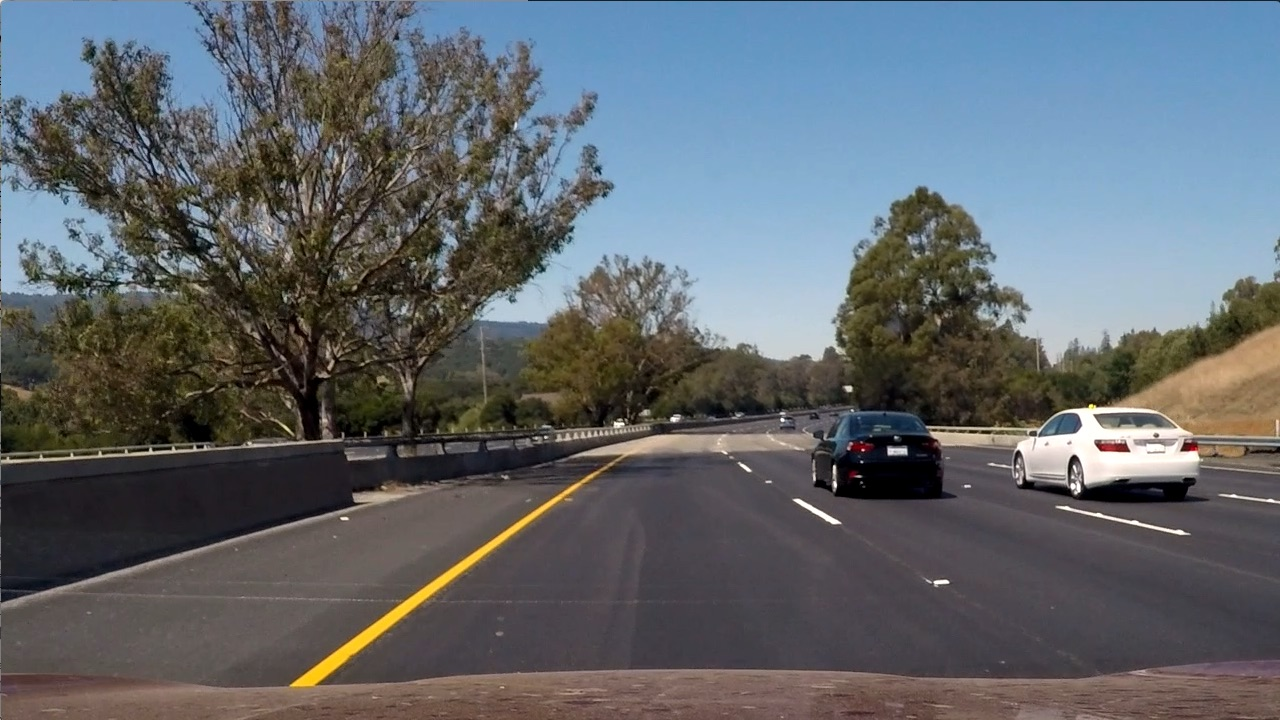
#> input picture self-driving-car-engineer/p02-lane_detection_advanced/labs/gradients_and_color_spaces/hls_and_color_thresholds/test6.jpeg, 1280 x 720 px
$ python hls_and_color_thresholds.py
#> lines starting #> are read from the running program, lines starting #| are printed output that depends on the picture
"""
# !/usr/bin/env python
# -*- coding: utf-8 -*-
@Time        : 2022/2/28 22:06
@Author      : shengdl999links@gmail.com
@ProjectName : self-driving-car-engineer
@File        : hls_and_color_thresholds.py
"""

import numpy as np
import cv2
import matplotlib.pyplot as plt
import matplotlib.image as mpimg

image = mpimg.imread('test6.jpeg')
#> image is the input picture: shape (720, 1280, 3); mean R, G, B 97, 102.6, 107.9
thresh = (180, 255)
gray = cv2.cvtColor(image, cv2.COLOR_RGB2GRAY)
binary = np.zeros_like(gray)
binary[(gray > thresh[0]) & (gray <= thresh[1])] = 1


# Plot the result
f, (ax1, ax2) = plt.subplots(1, 2, figsize=(24, 9))
f.tight_layout()
ax1.imshow(gray, cmap='gray')
ax1.set_title('Gray', fontsize=50)

ax2.imshow(binary, cmap='gray')
ax2.set_title('Gray Binary', fontsize=50)

plt.subplots_adjust(left=0., right=1, top=0.9, bottom=0.)
plt.show()

R = image[:, :, 0]
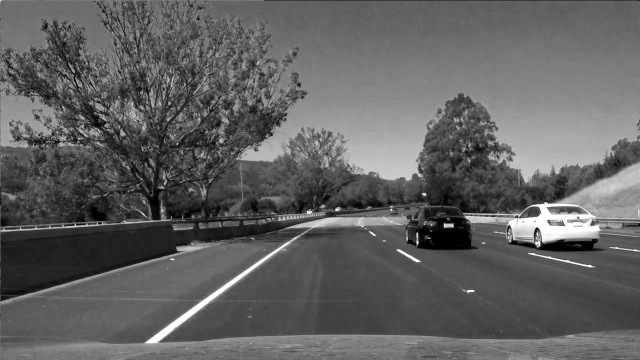
#> R: shape (720, 1280) (shown at 1/2 size); min 0, max 255, mean 97
G = image[:, :, 1]
B = image[:, :, 2]
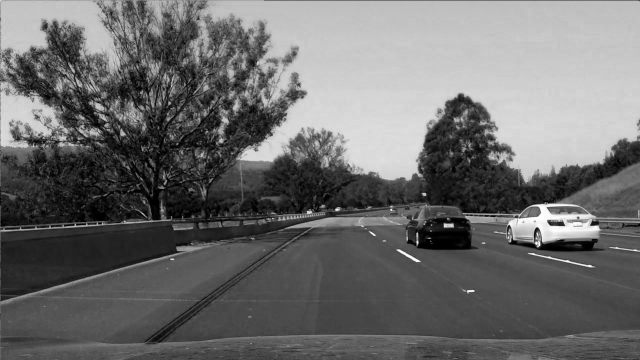
#> B: shape (720, 1280) (shown at 1/2 size); min 0, max 255, mean 107.9

f, (ax1, ax2, ax3) = plt.subplots(1, 3, figsize=(24, 9))
f.tight_layout()
ax1.imshow(R, cmap='gray')
ax1.set_title('R', fontsize=50)

ax2.imshow(G, cmap='gray')
ax2.set_title('G', fontsize=50)

ax3.imshow(B, cmap='gray')
ax3.set_title('B', fontsize=50)

plt.subplots_adjust(left=0., right=1, top=0.9, bottom=0.)
plt.show()


# The R channel does a reasonable job of highlighting the lines,
# and you can apply a similar threshold to find lane-line pixels:
thresh = (200, 255)
binary = np.zeros_like(R)
binary[(R > thresh[0]) & (R <= thresh[1])] = 1


f, (ax1, ax2) = plt.subplots(1, 2, figsize=(24, 9))
f.tight_layout()
ax1.imshow(R, cmap='gray')
ax1.set_title('R Channel', fontsize=50)

ax2.imshow(binary, cmap='gray')
ax2.set_title('R Channel Binary', fontsize=50)

plt.subplots_adjust(left=0., right=1, top=0.9, bottom=0.)
plt.show()


hls = cv2.cvtColor(image, cv2.COLOR_RGB2HLS)
#> hls: shape (720, 1280, 3); mean of channels 0, 1, 2 76.7, 102.2, 57.5
H = hls[:, :, 0]
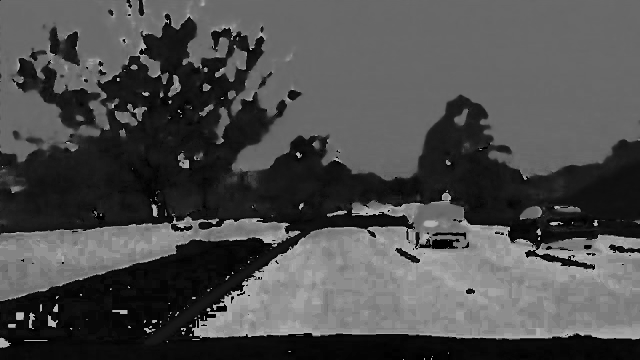
#> H: shape (720, 1280) (shown at 1/2 size); min 0, max 180, mean 76.7
L = hls[:, :, 1]
S = hls[:, :, 2]
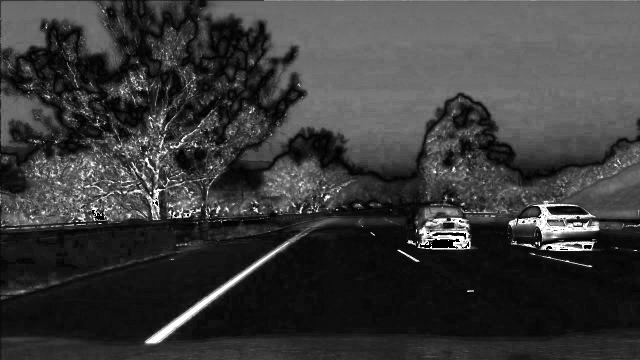
#> S: shape (720, 1280) (shown at 1/2 size); min 0, max 255, mean 57.5

f, (ax1, ax2, ax3) = plt.subplots(1, 3, figsize=(24, 9))
f.tight_layout()
ax1.imshow(H, cmap='gray')
ax1.set_title('H Channel', fontsize=50)

ax2.imshow(L, cmap='gray')
ax2.set_title('L Channel', fontsize=50)

ax3.imshow(S, cmap='gray')
ax3.set_title('S Channel', fontsize=50)

plt.subplots_adjust(left=0., right=1, top=0.9, bottom=0.)
plt.show()

# The S channel picks up the lines well, so let's try applying a threshold there:
thresh = (90, 255)
binary = np.zeros_like(S)
binary[(S > thresh[0]) & (S <= thresh[1])] = 1

f, (ax1, ax2) = plt.subplots(1, 2, figsize=(24, 9))
f.tight_layout()
ax1.imshow(S, cmap='gray')
ax1.set_title('S Channel', fontsize=50)

ax2.imshow(binary, cmap='gray')
ax2.set_title('S Channel Binary', fontsize=50)

plt.subplots_adjust(left=0., right=1, top=0.9, bottom=0.)
plt.show()
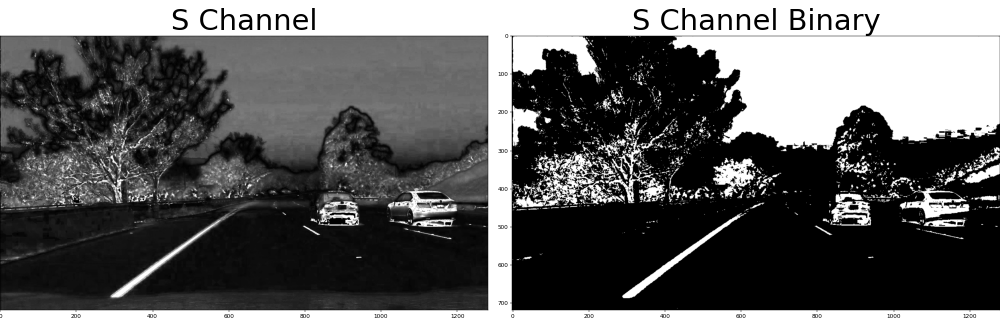
#> figure drawn by matplotlib, 2 panels

# You can also see that in the H channel,
# the lane lines appear dark, so we could try a low threshold there
# and obtain the following result:

thresh = (15, 100)
binary = np.zeros_like(H)
binary[(H > thresh[0]) & (H <= thresh[1])] = 1

f, (ax1, ax2) = plt.subplots(1, 2, figsize=(24, 9))
f.tight_layout()
ax1.imshow(H, cmap='gray')
ax1.set_title('H Channel', fontsize=50)

ax2.imshow(binary, cmap='gray')
ax2.set_title('H Channel Binary', fontsize=50)

plt.subplots_adjust(left=0., right=1, top=0.9, bottom=0.)
plt.show()
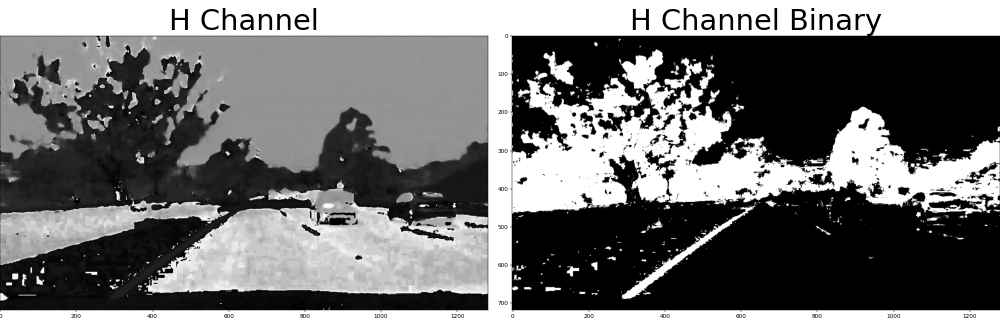
#> figure drawn by matplotlib, 2 panels

$ run again, with self-driving-car-engineer/p02-lane_detection_advanced/labs/gradients_and_color_spaces/hls_and_color_thresholds/test1.jpg copied over self-driving-car-engineer/p02-lane_detection_advanced/labs/gradients_and_color_spaces/hls_and_color_thresholds/test6.jpeg
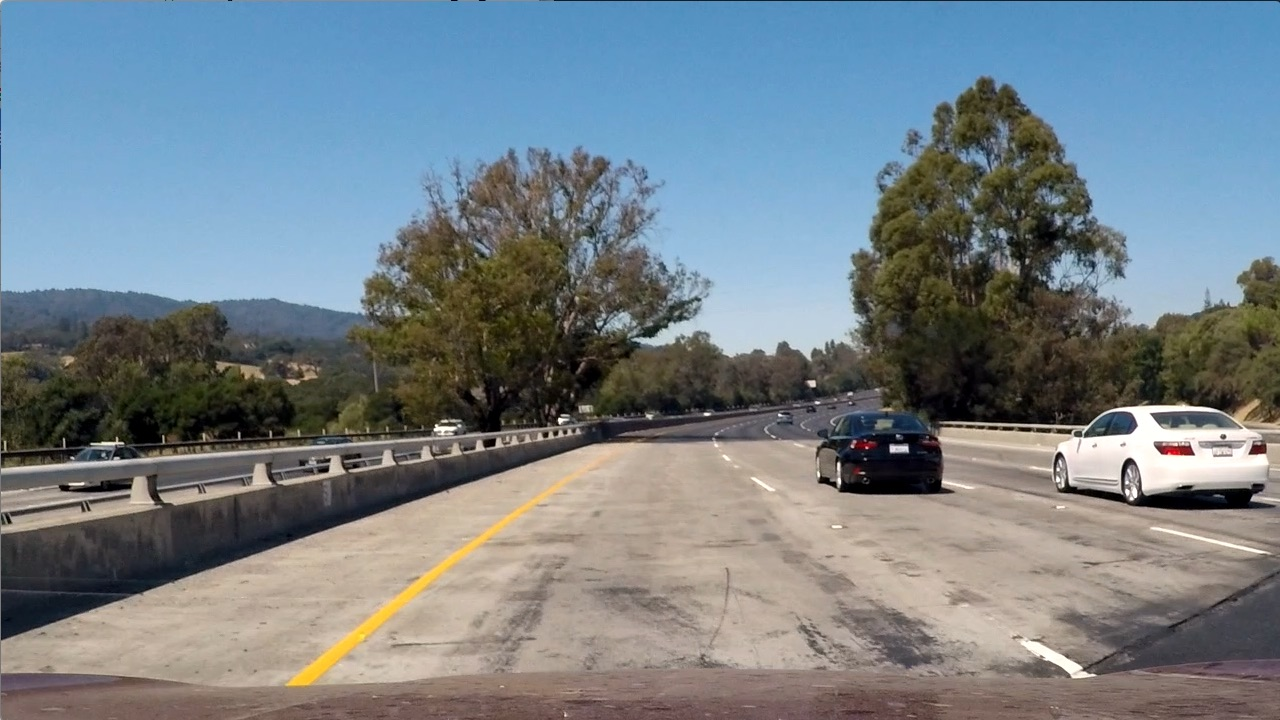
#> input picture self-driving-car-engineer/p02-lane_detection_advanced/labs/gradients_and_color_spaces/hls_and_color_thresholds/test1.jpg, 1280 x 720 px
#> image is the input picture: shape (720, 1280, 3); mean R, G, B 117.5, 128.7, 135.5
#> hls: shape (720, 1280, 3); mean of channels 0, 1, 2 60.2, 126.7, 74.4
#> `S = hls[:, :, 2]`:
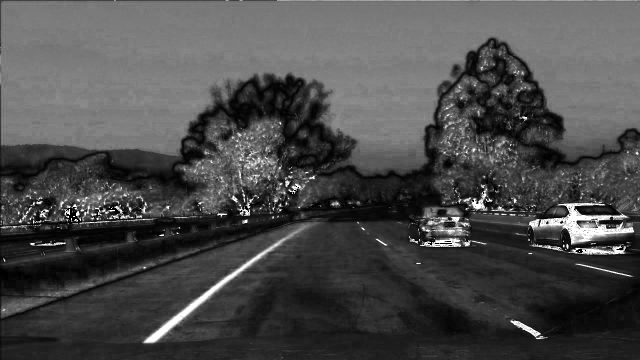
#> S: shape (720, 1280) (shown at 1/2 size); min 0, max 255, mean 74.4
#> `plt.show()`:
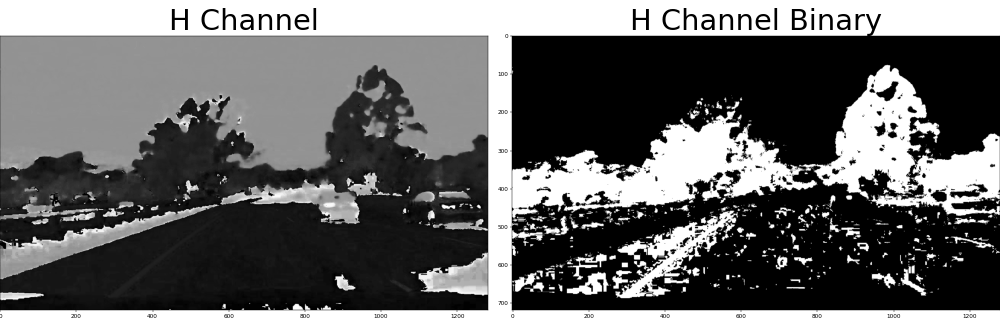
#> figure drawn by matplotlib, 2 panels

$ run again, with self-driving-car-engineer/p02-lane_detection_advanced/labs/gradients_and_color_spaces/hls_and_color_thresholds/test4.jpg copied over self-driving-car-engineer/p02-lane_detection_advanced/labs/gradients_and_color_spaces/hls_and_color_thresholds/test6.jpeg
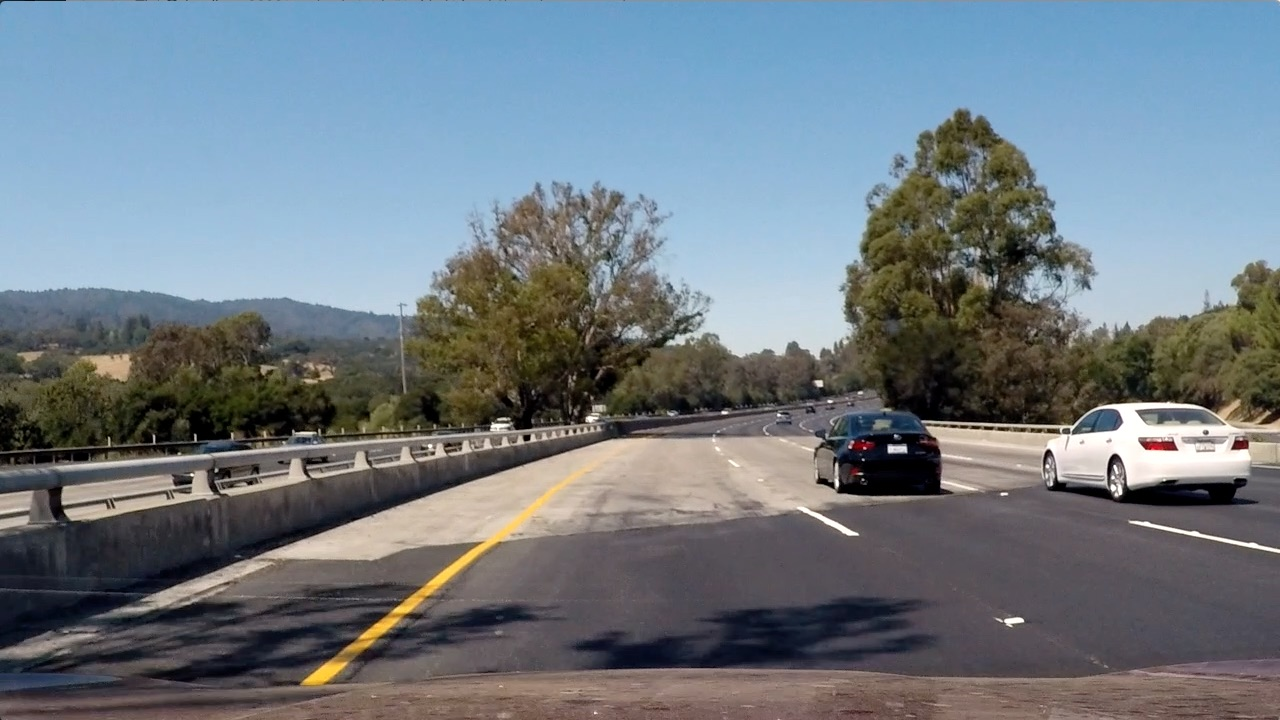
#> input picture self-driving-car-engineer/p02-lane_detection_advanced/labs/gradients_and_color_spaces/hls_and_color_thresholds/test4.jpg, 1280 x 720 px
#> image is the input picture: shape (720, 1280, 3); mean R, G, B 112.2, 122.7, 130.9
#> hls: shape (720, 1280, 3); mean of channels 0, 1, 2 80.5, 121.4, 71.8
#> `S = hls[:, :, 2]`:
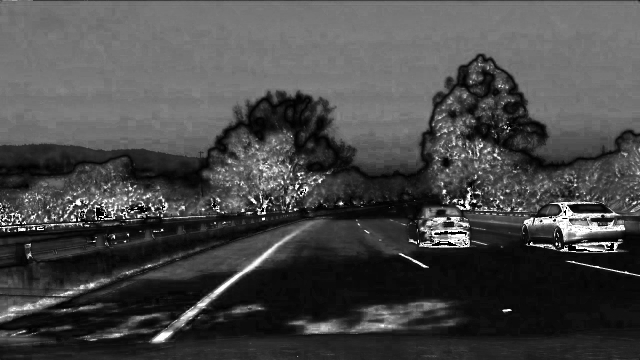
#> S: shape (720, 1280) (shown at 1/2 size); min 0, max 255, mean 71.8
#> `plt.show()`:
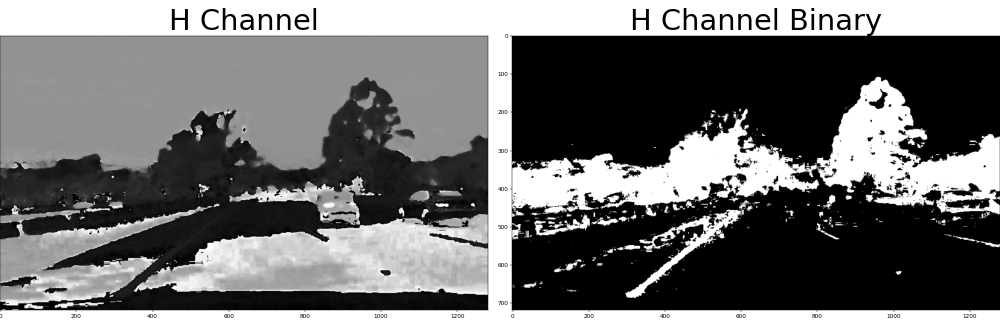
#> figure drawn by matplotlib, 2 panels
